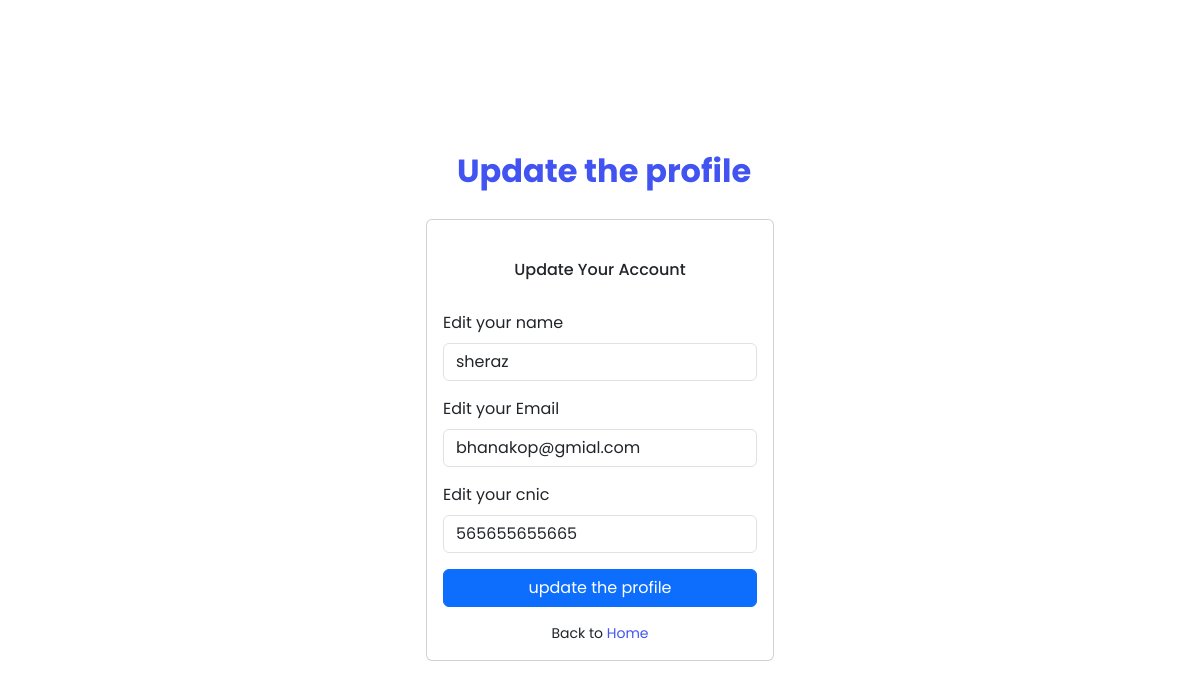
Page /edit.php?id=2 on the earlier database version.
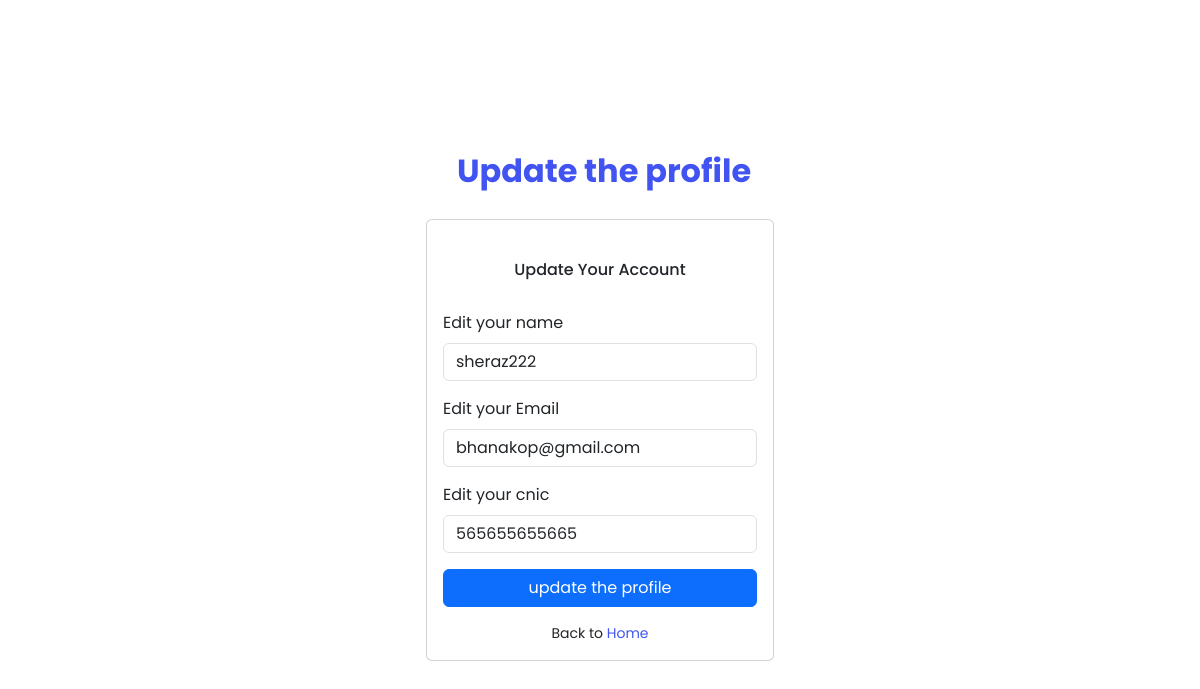
Same page on the later database version.
### tables this page shows
CREATE TABLE `user` (
  `id` int(11) NOT NULL,
  `name` varchar(255) NOT NULL,
  `email` varchar(255) NOT NULL,
  `cnic` varchar(255) NOT NULL,
  `password` varchar(255) NOT NULL,
  `time` datetime NOT NULL DEFAULT current_timestamp()
);

### edit.php (the view, shortened to what this page needs)
<?php
require 'conn.php';
$id = $_GET['id'];
$selectQ = "SELECT * FROM `user` WHERE id=$id";
$select = mysqli_query($conn,$selectQ);
$GetOldData = mysqli_fetch_array($select);
?>
<!DOCTYPE html>
<html lang="en">
<head>
    <?php require './component/_links.php'?>
</head>
<body>
  <main>
    <div class="container">
      <section class="section register min-vh-100 d-flex flex-column align-items-center justify-content-center py-4">
        <div class="container">
          <div class="row justify-content-center">
            <div class="col-lg-4 col-md-6 d-flex flex-column align-items-center justify-content-center">
              <div class="d-flex justify-content-center py-4">
                <a href="#" class="logo d-flex align-items-center w-auto">
                  <span style="font-size: 2rem; margin-left: 0.5rem;" class="d-none d-lg-block"><b>Update the
                      profile</b></span>
                </a>
              </div>
              <div class="card mb-3">
                <div class="card-body">
                  <div class="pt-4 pb-2">
                    <h5 style="font-size: 1rem !important;" class="card-title text-center pb-0 fs-4">Update Your Account
                    </h5>
                  </div>
                  <form class="row g-3 needs-validation" novalidate action="update.php" method="GET">
                    <div class="col-12">
                      <label for="yourEmail" class="form-label">Edit your name</label>
                      <input minlength="5" maxlength="30" type="text" name="nameedit" class="form-control" id="yourEmail"
                        value=<?=$GetOldData['name']?> required >
                    </div>
                    <div class="col-12">
                      <label for="yourEmail" class="form-label">Edit your Email</label>
                      <input type="email" name="emailedit" class="form-control" id="yourEmail" value=<?=$GetOldData['email']?>  required>
                    </div>
                    <div class="col-12">
                      <label for="yourEmail" class="form-label">Edit your cnic</label>
                      <input type="number" name="cnicedit" class="form-control" id="yourEmail" value=<?=$GetOldData['cnic']?> required>
                    </div>
                    <div class="col-12">
                      <input class="btn btn-primary w-100" name="submit" type="submit" value="update the profile">
                    </div>
                    <div class="col-12" style="display: flex; justify-content: center;">
                      <p class="small mb-0  ">Back to <a href="welcome.php">Home</a></p>
                    </div>
                  </form>
                </div>
              </div>
            </div>
          </div>
        </div>
      </section>
    </div>
  </main>
</body>
</html>

Differences in the rows shown:
changed user: nameedit "sheraz" → "sheraz222"; emailedit "bhanakop@gmial.com" → "bhanakop@gmail.com"
